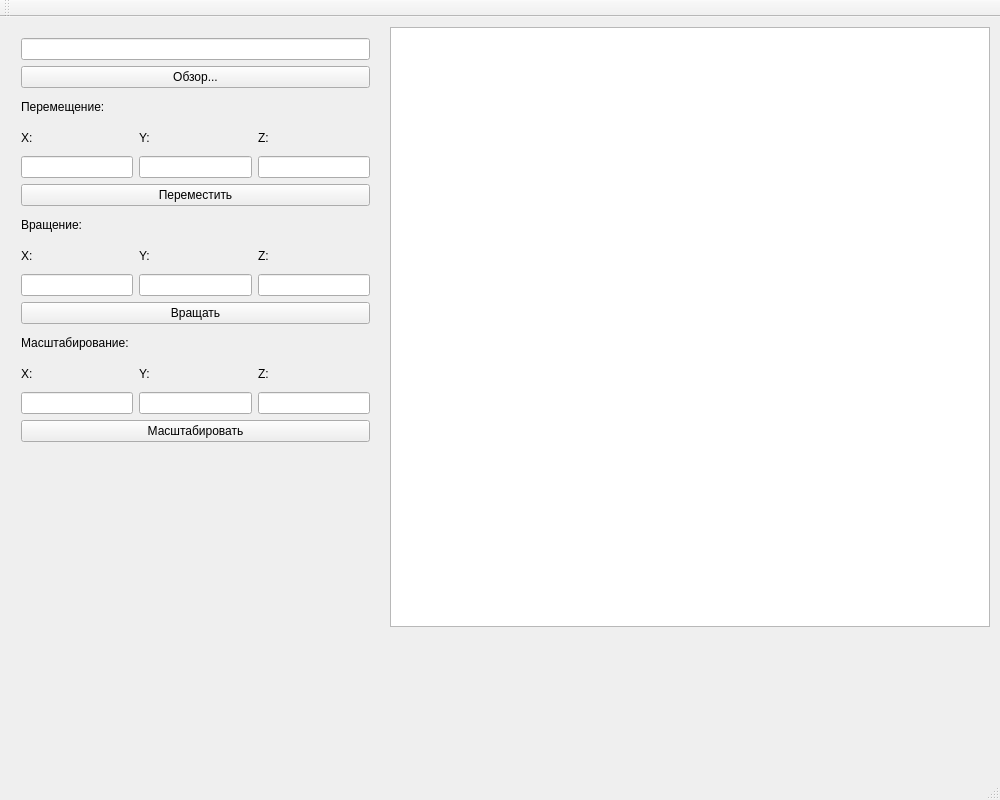
<?xml version="1.0" encoding="UTF-8"?>
<ui version="4.0">
 <class>MainWindow</class>
 <widget class="QMainWindow" name="MainWindow">
  <property name="geometry">
   <rect>
    <x>0</x>
    <y>0</y>
    <width>1000</width>
    <height>800</height>
   </rect>
  </property>
  <property name="minimumSize">
   <size>
    <width>1000</width>
    <height>800</height>
   </size>
  </property>
  <property name="windowTitle">
   <string>MainWindow</string>
  </property>
  <widget class="QWidget" name="centralWidget">
   <widget class="QGraphicsView" name="graphicsView">
    <property name="geometry">
     <rect>
      <x>390</x>
      <y>10</y>
      <width>600</width>
      <height>600</height>
     </rect>
    </property>
    <property name="minimumSize">
     <size>
      <width>600</width>
      <height>600</height>
     </size>
    </property>
   </widget>
   <widget class="QWidget" name="gridLayoutWidget_4">
    <property name="geometry">
     <rect>
      <x>10</x>
      <y>10</y>
      <width>371</width>
      <height>426</height>
     </rect>
    </property>
    <layout class="QGridLayout" name="gridLayout_4">
     <item row="4" column="0">
      <layout class="QGridLayout" name="gridLayout_5">
       <item row="1" column="2">
        <widget class="QLabel" name="label_9">
         <property name="text">
          <string>Y:</string>
         </property>
        </widget>
       </item>
       <item row="2" column="2">
        <widget class="QLineEdit" name="lineEdit_8"/>
       </item>
       <item row="1" column="3">
        <widget class="QLabel" name="label_10">
         <property name="text">
          <string>Z:</string>
         </property>
        </widget>
       </item>
       <item row="2" column="1">
        <widget class="QLineEdit" name="lineEdit_9"/>
       </item>
       <item row="1" column="1">
        <widget class="QLabel" name="label_11">
         <property name="text">
          <string>X:</string>
         </property>
        </widget>
       </item>
       <item row="0" column="1">
        <widget class="QLabel" name="label_12">
         <property name="text">
          <string>Масштабирование:</string>
         </property>
        </widget>
       </item>
       <item row="2" column="3">
        <widget class="QLineEdit" name="lineEdit_10"/>
       </item>
       <item row="3" column="1" colspan="3">
        <widget class="QPushButton" name="pushButton_4">
         <property name="text">
          <string>Масштабировать</string>
         </property>
        </widget>
       </item>
      </layout>
     </item>
     <item row="3" column="0">
      <layout class="QGridLayout" name="gridLayout_3">
       <item row="1" column="2">
        <widget class="QLabel" name="label_5">
         <property name="text">
          <string>Y:</string>
         </property>
        </widget>
       </item>
       <item row="2" column="2">
        <widget class="QLineEdit" name="lineEdit_5"/>
       </item>
       <item row="1" column="3">
        <widget class="QLabel" name="label_6">
         <property name="text">
          <string>Z:</string>
         </property>
        </widget>
       </item>
       <item row="2" column="1">
        <widget class="QLineEdit" name="lineEdit_6"/>
       </item>
       <item row="1" column="1">
        <widget class="QLabel" name="label_7">
         <property name="text">
          <string>X:</string>
         </property>
        </widget>
       </item>
       <item row="0" column="1">
        <widget class="QLabel" name="label_8">
         <property name="text">
          <string>Вращение:</string>
         </property>
        </widget>
       </item>
       <item row="2" column="3">
        <widget class="QLineEdit" name="lineEdit_7"/>
       </item>
       <item row="3" column="1" colspan="3">
        <widget class="QPushButton" name="pushButton_3">
         <property name="text">
          <string>Вращать</string>
         </property>
        </widget>
       </item>
      </layout>
     </item>
     <item row="2" column="0">
      <layout class="QGridLayout" name="gridLayout_2">
       <item row="1" column="2">
        <widget class="QLabel" name="label_3">
         <property name="text">
          <string>Y:</string>
         </property>
        </widget>
       </item>
       <item row="2" column="2">
        <widget class="QLineEdit" name="lineEdit_3"/>
       </item>
       <item row="1" column="3">
        <widget class="QLabel" name="label_4">
         <property name="text">
          <string>Z:</string>
         </property>
        </widget>
       </item>
       <item row="2" column="1">
        <widget class="QLineEdit" name="lineEdit_2"/>
       </item>
       <item row="1" column="1">
        <widget class="QLabel" name="label_2">
         <property name="text">
          <string>X:</string>
         </property>
        </widget>
       </item>
       <item row="0" column="1">
        <widget class="QLabel" name="label">
         <property name="text">
          <string>Перемещение:</string>
         </property>
        </widget>
       </item>
       <item row="2" column="3">
        <widget class="QLineEdit" name="lineEdit_4"/>
       </item>
       <item row="3" column="1" colspan="3">
        <widget class="QPushButton" name="pushButton_2">
         <property name="text">
          <string>Переместить</string>
         </property>
        </widget>
       </item>
      </layout>
     </item>
     <item row="1" column="0">
      <layout class="QGridLayout" name="gridLayout">
       <item row="0" column="0">
        <widget class="QLineEdit" name="lineEdit"/>
       </item>
       <item row="1" column="0">
        <widget class="QPushButton" name="pushButton">
         <property name="text">
          <string>Обзор...</string>
         </property>
        </widget>
       </item>
      </layout>
     </item>
    </layout>
   </widget>
  </widget>
  <widget class="QMenuBar" name="menuBar">
   <property name="geometry">
    <rect>
     <x>0</x>
     <y>0</y>
     <width>1000</width>
     <height>22</height>
    </rect>
   </property>
  </widget>
  <widget class="QToolBar" name="mainToolBar">
   <attribute name="toolBarArea">
    <enum>TopToolBarArea</enum>
   </attribute>
   <attribute name="toolBarBreak">
    <bool>false</bool>
   </attribute>
  </widget>
  <widget class="QStatusBar" name="statusBar"/>
 </widget>
 <layoutdefault spacing="6" margin="11"/>
 <resources/>
 <connections/>
</ui>
